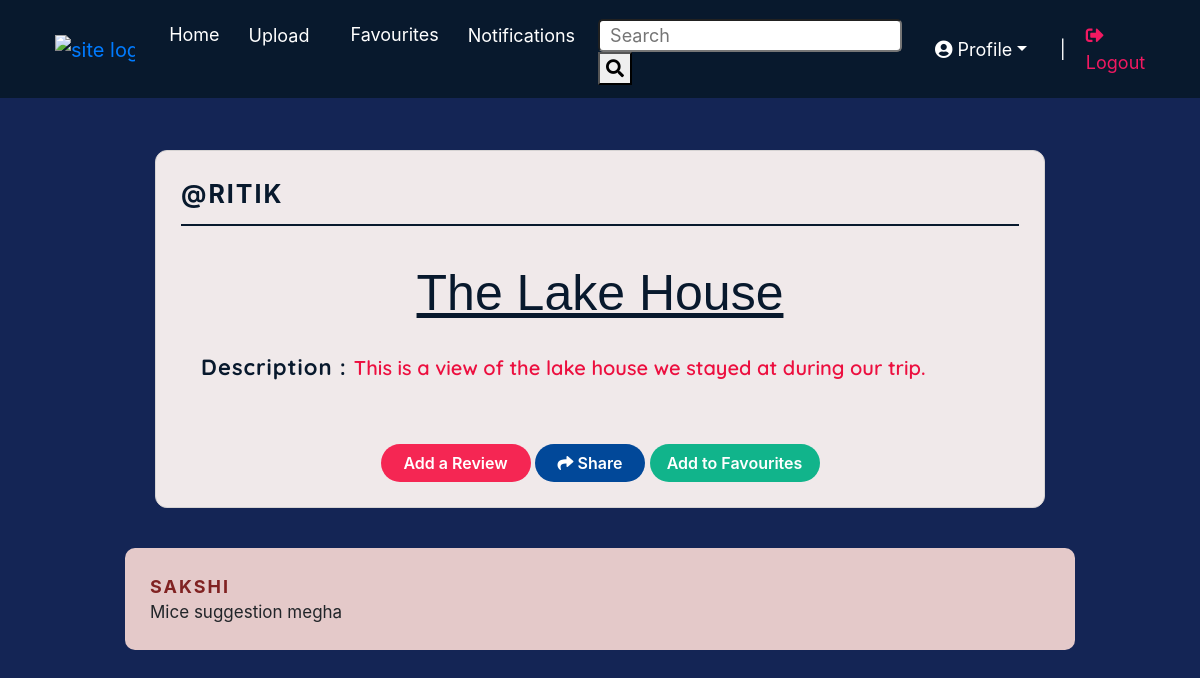
The app's page /view_post.php?id=35 (signed in) with its own data.
### tables this page shows
CREATE TABLE `posts` (
  `post-id` int(11) NOT NULL,
  `user-id` int(11) NOT NULL,
  `type` int(11) NOT NULL,
  `title` text NOT NULL,
  `description` text NOT NULL,
  `img` text NOT NULL,
  `audio` text NOT NULL,
  `content` longtext NOT NULL
);

CREATE TABLE `users` (
  `id` int(11) NOT NULL,
  `username` varchar(255) NOT NULL,
  `password` varchar(255) NOT NULL,
  `pic` text NOT NULL
);

CREATE TABLE `review` (
  `id` int(11) NOT NULL,
  `post-id` int(11) NOT NULL,
  `user` varchar(255) NOT NULL,
  `comment` longtext NOT NULL
);

### view_post.php (the view, shortened to what this page needs)
<?php
    include('session.php');
    $post_id =$_GET['id'];
?>
<!DOCTYPE html>
<html lang="en">
<head>
    <link rel="stylesheet" href="https://use.fontawesome.com/releases/v5.7.1/css/all.css">
    <link rel=" stylesheet" href="https://stackpath.bootstrapcdn.com/bootstrap/4.5.2/css/bootstrap.min.css">
    <link rel="stylesheet" href="CSS/Viewpost.css">
</head>
<body>
    <nav class="nav-section navbar navbar-expand-lg fixed-top">
        <a class="site-logo navbar-brand" href="welcome.php"><img src="logo.png" alt="site logo"></a>
        <div class="nav-right collapse navbar-collapse" id="navbarSupportedContent">
            <ul class="main-menu navbar-nav ml-auto">
                <li class="nav-item"><a class="nav-link" href="Welcome.php">Home</a></li>
                <li class="nav-item">
                    <div class="btn-group">
                        <a class="btn upload" data-toggle="dropdown" aria-haspopup="true" aria-expanded="false">
                            Upload
                        </a>
                    </div>
                </li>
                <li class="nav-item"><a class="nav-link" href="view_fav.php">Favourites</a></li>
                <li class="nav-item">
                    <div class="btn-group notification">
                        <a class="btn btn-notify" data-toggle="dropdown" aria-haspopup="true"
                            aria-expanded="false">Notifications</a>
                    </div>
                </li>
                <li class="nav-item search">
                    <form action="search.php" method="post">
                        <input type="text" name="query" placeholder="Search">
                        <button type="submit" name="search"><i class="fa fa-search"></i></button>
                    </form>
                </li>
            </ul>
            <div class="btn-group">
                <a class="btn dropdown-toggle profile" data-toggle="dropdown" aria-haspopup="true"
                    aria-expanded="false"><i class="fas fa-user-circle"></i> Profile</a>
            </div>
            <span>|</span>
            <a href="logout.php" class="logout"><i class="fas fa-sign-out-alt"></i> Logout</a>
        </div>
    </nav>
    <div class="container">
        <div class="row">
            <div class="col-lg-1 col-md-1 col-sm-1"></div>
            <div class="col-lg-10 col-md-10 col-sm-10">
                <?php
                    $query = mysqli_query($db,"SELECT * from posts LEFT JOIN users on users.`id` = posts.`user-id` where `post-id` = $post_id") or die(mysqli_error($db));
                    $row = mysqli_fetch_array($query);
                    $post_by = $row['username'];
                    $post_id = $row['post-id'];
                    $title = $row['title'];
                    $desc = $row['description'];
                    $type = $row['type'];
                ?>
                <?php if($type == 1){ ?>
                <div class="posts photo">
                    <div class="post-by">
                        @<?php echo $post_by; ?>
                    </div>
                    <div class="post-body">
                        <p class="post-title"><?php echo $title; ?></p>
                        <p class="post-headings"><span>Description : </span><?php echo $desc; ?></p>
                    </div>
                    <div class="post-footer">
                        <button type="button" class="btn review" data-toggle="modal" data-target="#review">Add a
                            Review</button>
                        <button type="button" class="btn share" data-toggle="modal" data-target="#share"><i
                                class="fa fa-share"></i> Share</button>
                        <form action="favourite.php<?php echo '?id='.$post_id; ?>" method="post">
                            <input type="submit" name="fav" value="Add to Favourites" class="btn fav">
                        </form>
                    </div>
                </div>
                <?php } ?>
            </div>
            <div class="col-lg-1 col-md-1 col-sm-1"></div>
        </div>
        <div class="comments">
            <?php
                $query = mysqli_query($db,"SELECT * from review where `post-id` = $post_id") or die(mysqli_error($db));
                while($row = mysqli_fetch_array($query)){
                    $reviewer = $row['user'];
                    $comment = $row['comment'];
            ?>
            <div class="row">
                <div class="col-lg-1 col-md-1 col-sm-1"></div>
                <div class="comment-tab col-lg-10 col-md-10 col-sm-10">
                    <div class="user"><?php echo $reviewer ?></div>
                    <div class="comment"><?php echo $comment ?></div>
                </div>
                <div class="col-lg-1 col-md-1 col-sm-1"></div>
            </div>
            <?php
                }
            ?>
        </div>
    </div>
</body>
</html>

### CSS/Viewpost.css (style rules this page uses)
.nav-section { padding-left: 55px; padding-right: 72px; background: #08192d; }
.upload, .btn-notify { padding-left: 0; padding-top: 8px; }
.site-logo img { width:55%; }
.nav-right { font-size: 18px; }
a { text-decoration: none; background-color: transparent; }
.nav-right a, .nav-right span { font-size: 18px; color: #ffffff; margin: 0 10px; }
.nav-right .logout { color: #f11961; }
.main-menu a { width: auto; text-decoration: none; color:#ffffff; }
.nav-link { max-width: max-content; }
.main-menu li { color: #ffffff; margin-top: 5px; margin-bottom: 5px; }
.search { padding-top: 6px; padding-right: 10px; }
.search input { border-radius: 5px; padding-left: 10px; }
body { margin: 110px auto; background-color: #142555; }
.posts { padding: 25px; margin: 40px 15px; border-radius: 12px; border: 1px solid #d6d3d3; background-color: #f0e9ea; }
.post-by { text-transform: uppercase; letter-spacing: 2px; color: #08192d; font-size: 25px; font-weight: 700; padding-bottom: 10px; margin-bottom: 30px; border-bottom: 2px solid #08192d; }
.post-title { text-align: center; color: #08192d; font-family: 'Alegreya Sans SC', sans-serif; font-size: 50px; margin-bottom: 20px; margin-left: auto; margin-right: auto; text-decoration: underline; }
.photo .post-body,.song .post-body { text-align: center; }
.post-headings { margin-left: 20px; font-family: 'Quicksand', sans-serif; font-size: 20px; font-weight: 600; text-align: justify; color: #ec0f3f; }
.post-headings span { font-size: 22px; font-weight: 700; padding-top: 1px; letter-spacing: 1px; color: #08192d; }
.post-footer { text-align: center; }
.btn { margin-top: 20px; }
.review { background-color: #f52653; color: #ffffff; font-weight: 600; border-radius: 25px; width: 150px; padding: auto 10px; }
.share { background-color: #014899; color: #ffffff; font-weight: 600; border-radius: 25px; width: 110px; padding: auto 10px; }
.post-footer form { display: inline-block; }
.fav { background-color: #11b48b; color: #ffffff; font-weight: 600; border-radius: 25px; width: 170px; padding: auto 10px; }
.comment-tab { padding: 25px; background-color: rgb(228, 201, 201); border-radius: 10px; margin-bottom: 25px; }
.user { text-transform: uppercase; font-size: 18px; font-weight: 700; color: rgb(128, 34, 34); letter-spacing: 2px; }
.comment { font-size: 17px; text-align: justify; }

### records on screen
posts: users.username "RITIK", title "The Lake House", description "This is a view of the lake house we stayed at during our trip."
review: user "SAKSHI", comment "Mice suggestion megha"
